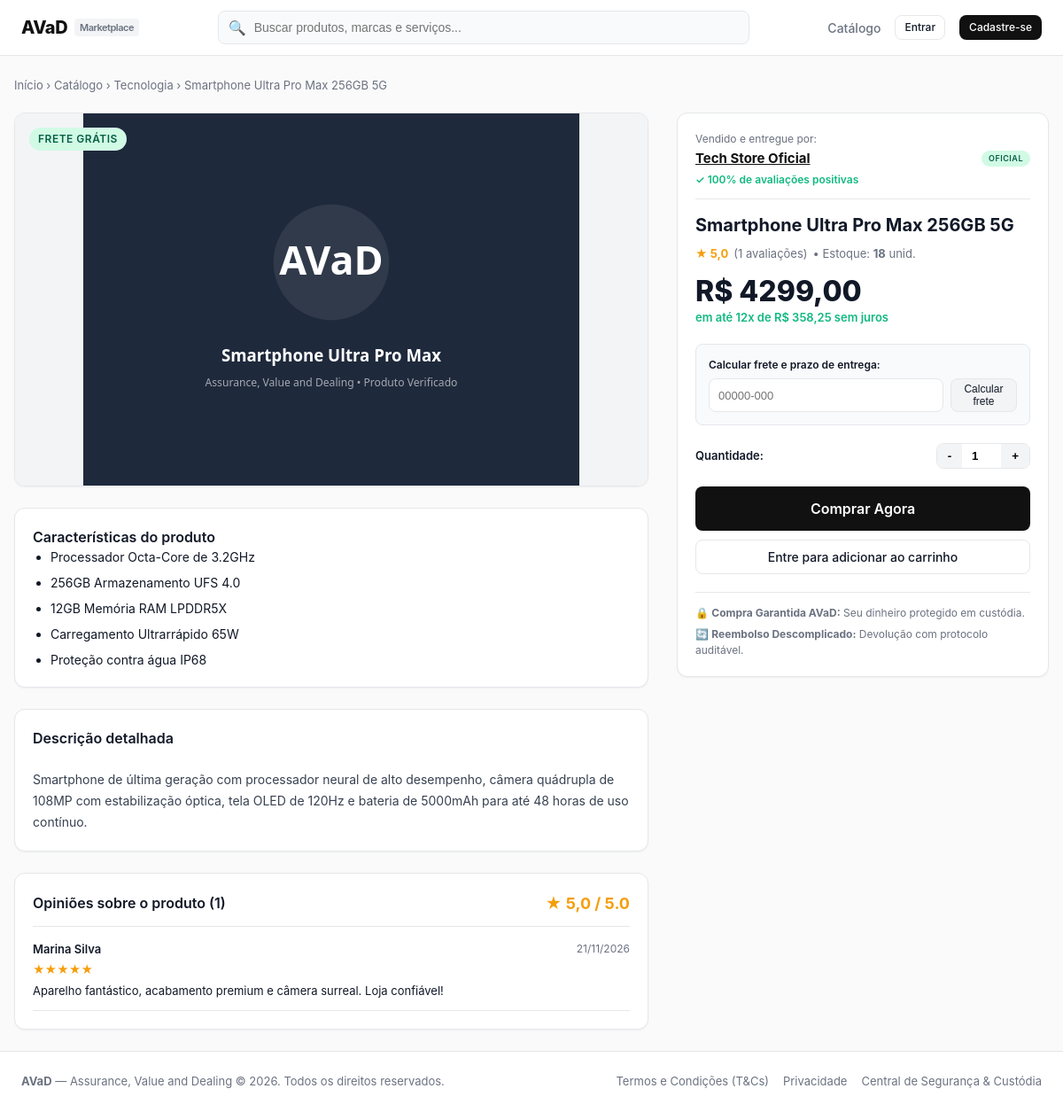
Screenshot of /catalog/product/1/ with the database file from the repository.
### catalog/models.py (models this page shows, shortened)
class Product(models.Model):
    vendedor = models.ForeignKey(User, on_delete=models.CASCADE, related_name='products')
    titulo = models.CharField(max_length=200)
    categoria = models.CharField(max_length=50, choices=CATEGORIAS)
    descricao = models.TextField()
    caracteristicas = models.TextField(blank=True, help_text='Uma característica por linha')
    preco = models.DecimalField(max_digits=10, decimal_places=2)
    estoque = models.PositiveIntegerField(default=0)
    imagem = models.ImageField(upload_to='products/', blank=True, null=True)
    frete_gratis = models.BooleanField(default=False)
    ativo = models.BooleanField(default=True)
    removido = models.BooleanField(default=False)  # anúncio removido pelo vendedor (some da loja e da lista)
    criado_em = models.DateTimeField(auto_now_add=True)
    class Meta:
        ordering = ['-criado_em']
    @property
    def parcelas_sem_juros(self):
        if self.preco >= 12:
            valor = f"{self.preco / 12:.2f}".replace('.', ',')
            return f"em até 12x de R$ {valor} sem juros"
        return ""

### orders/models.py (models this page shows, shortened)
class Review(models.Model):
    pedido = models.OneToOneField(Order, on_delete=models.CASCADE, related_name='review')
    comprador = models.ForeignKey(User, on_delete=models.CASCADE, related_name='reviews_feitas')
    vendedor = models.ForeignKey(User, on_delete=models.CASCADE, related_name='reviews_recebidas')
    nota_vendedor = models.IntegerField(default=0, choices=[(i, str(i)) for i in range(6)])
    comentario_vendedor = models.TextField(blank=True)
    nota_transporte = models.IntegerField(default=0, choices=[(i, str(i)) for i in range(6)])
    comentario_transporte = models.TextField(blank=True)
    criado_em = models.DateTimeField(auto_now_add=True)
    class Meta:
        ordering = ['-criado_em']

### accounts/models.py (models this page shows, shortened)
class UserProfile(models.Model):
    user = models.OneToOneField(User, on_delete=models.CASCADE, related_name='profile')
    nome = models.CharField(max_length=16)
    data_nascimento = models.DateField()
    cpf = models.CharField(max_length=14, unique=True)
    cnpj = models.CharField(max_length=18, blank=True, null=True, unique=True)
    tem_cnpj = models.BooleanField(default=False)
    email_verificado = models.BooleanField(default=False)
    is_mediador = models.BooleanField(default=False)
    conta_bancaria_bloqueada = models.BooleanField(default=False)
    suspenso = models.BooleanField(default=False)
    token_verificacao = models.CharField(max_length=64, blank=True, null=True)
    tipo_usuario = models.CharField(max_length=20, choices=[
        ('comprador', 'Comprador'),
        ('vendedor', 'Vendedor'),
        ('mediador', 'Mediador'),
    ], default='comprador')
    nome_loja = models.CharField(max_length=64, blank=True, null=True)
    @property
    def avaliacao_percentual(self):
        from orders.models import Review
        reviews = Review.objects.filter(vendedor=self.user)
        if not reviews.exists():
            return 0
        positivas = reviews.filter(nota_vendedor__gte=4).count()
        return round((positivas / reviews.count()) * 100)

### catalog/views.py (the view)
# urls.py: path('product/<int:pk>/', views.product_detail_view, name='product_detail'),
def product_detail_view(request, pk):
    product = get_object_or_404(Product, pk=pk, ativo=True)
    reviews = Review.objects.filter(pedido__produto=product)
    avg_note = reviews.aggregate(avg=Avg('nota_vendedor'))['avg'] or 0
    seller_profile = product.vendedor.profile if hasattr(product.vendedor, 'profile') else None
    return render(request, 'catalog/product_detail.html', {
        'product': product,
        'reviews': reviews,
        'avg_note': round(avg_note, 1),
        'total_reviews': reviews.count(),
        'seller_profile': seller_profile,
        'caracteristicas_list': [c.strip() for c in product.caracteristicas.split('\n') if c.strip()] if product.caracteristicas else [],
    })

### accounts/roles.py (called while the page is built)
def tipo_usuario(request):
    if not request.user.is_authenticated:
        return None
    tipo = request.session.get('tipo_usuario')
    return tipo if tipo in TIPOS else COMPRADOR

### accounts/templatetags/avad_filters.py (called while the page is built)
@register.filter
def stars_range(value):
    try:
        return range(int(value))
    except (ValueError, TypeError):
        return range(0)

### orders/context_processors.py (called while the page is built)
def cart_count(request):
    user = getattr(request, 'user', None)
    if user is None or not user.is_authenticated:
        return {'cart_count': 0}
    return {'cart_count': Cart(request).count()}

### templates/catalog/product_detail.html (shortened to what this page needs)
{% extends "base.html" %}
{% load avad_filters %}
{% block content %}
<div style="font-size: 13px; color: var(--text-muted); margin-bottom: 20px;">
  <a href="{% url 'home' %}">Início</a> &rsaquo;
  <a href="{% url 'catalog:product_list' %}">Catálogo</a> &rsaquo;
  <a href="{% url 'catalog:product_list' %}?categoria={{ product.categoria }}">{{ product.get_categoria_display }}</a> &rsaquo;
  <span>{{ product.titulo|truncatechars:40 }}</span>
</div>
<div style="display: grid; grid-template-columns: 1fr 420px; gap: 32px; align-items: start;">
  <div>
    <div class="card" style="padding: 0; overflow: hidden; margin-bottom: 24px;">
      <div style="position: relative; width: 100%; height: 420px; background-color: #F3F4F6; display: flex; align-items: center; justify-content: center;">
        {% if product.imagem %}
          <img src="{{ product.imagem.url }}" alt="{{ product.titulo }}" style="max-width: 100%; max-height: 100%; object-fit: contain;">
        {% else %}
          <div style="font-size: 16px; color: var(--text-muted);">Sem imagem cadastrada</div>
        {% endif %}
        {% if product.frete_gratis %}
          <span class="badge badge-success" style="position: absolute; top: 16px; left: 16px; font-size: 12px; padding: 4px 10px;">FRETE GRÁTIS</span>
        {% endif %}
      </div>
    </div>
    {% if caracteristicas_list %}
      <div class="card" style="margin-bottom: 24px;">
        <h3 class="card-title">Características do produto</h3>
        <ul style="padding-left: 20px; font-size: 14px; color: var(--text-main); display: flex; flex-direction: column; gap: 8px;">
          {% for c in caracteristicas_list %}
            <li>{{ c }}</li>
          {% endfor %}
        </ul>
      </div>
    {% endif %}
    <div class="card" style="margin-bottom: 24px;">
      <h3 class="card-title">Descrição detalhada</h3>
      <div style="font-size: 14px; line-height: 1.7; color: #374151; white-space: pre-line;">
        {{ product.descricao }}
      </div>
    </div>
    <div class="card">
      <div class="card-header">
        <h3 class="card-title">Opiniões sobre o produto ({{ total_reviews }})</h3>
        <div style="font-size: 18px; font-weight: 700; color: #F59E0B;">
          ★ {{ avg_note }} / 5.0
        </div>
      </div>
      {% if reviews %}
        <div style="display: flex; flex-direction: column; gap: 16px;">
          {% for r in reviews %}
            <div style="border-bottom: 1px solid var(--border-color); padding-bottom: 12px;">
              <div style="display: flex; justify-content: space-between; margin-bottom: 4px;">
                <span style="font-size: 13px; font-weight: 600;">{{ r.comprador.profile.nome|default:r.comprador.username }}</span>
                <span style="font-size: 12px; color: var(--text-muted);">{{ r.criado_em|date:"d/m/Y" }}</span>
              </div>
              <div style="color: #F59E0B; font-size: 13px; margin-bottom: 4px;">
                {% for i in r.nota_vendedor|stars_range %}★{% endfor %}
              </div>
              {% if r.comentario_vendedor %}
                <p style="font-size: 13px; color: var(--text-main);">{{ r.comentario_vendedor }}</p>
              {% endif %}
            </div>
          {% endfor %}
        </div>
      {% else %}
        <div style="font-size: 13px; color: var(--text-muted);">Ainda não há avaliações para este anúncio. Seja o primeiro a comprar!</div>
      {% endif %}
    </div>
  </div>
  <div>
    <div class="card" style="position: sticky; top: 80px;">
      <div style="margin-bottom: 16px; border-bottom: 1px solid var(--border-color); padding-bottom: 12px;">
        <div style="font-size: 12px; color: var(--text-muted); margin-bottom: 2px;">Vendido e entregue por:</div>
        <div style="display: flex; align-items: center; justify-content: space-between;">
          <a href="{% url 'accounts:seller_profile' product.vendedor.id %}" style="font-weight: 700; font-size: 15px; color: var(--primary); text-decoration: underline;">
            {{ seller_profile.nome_loja|default:seller_profile.nome|default:product.vendedor.username }}
          </a>
          {% if seller_profile.tem_cnpj %}
            <span class="badge badge-success" style="font-size: 9px;">OFICIAL</span>
          {% endif %}
        </div>
        <div style="font-size: 12px; color: #10B981; margin-top: 4px; font-weight: 600;">
          ✓ {{ seller_profile.avaliacao_percentual }}% de avaliações positivas
        </div>
      </div>
      <h1 style="font-size: 20px; font-weight: 700; line-height: 1.3; margin-bottom: 10px;">
        {{ product.titulo }}
      </h1>
      <div style="display: flex; align-items: center; gap: 6px; font-size: 13px; margin-bottom: 16px;">
        <span style="color: #F59E0B; font-weight: 700;">★ {{ avg_note }}</span>
        <span style="color: var(--text-muted);">({{ total_reviews }} avaliações)</span>
        <span style="color: var(--text-muted);">&bull; Estoque: <strong>{{ product.estoque }}</strong> unid.</span>
      </div>
      <div style="margin-bottom: 20px;">
        <div style="font-size: 32px; font-weight: 800; color: var(--text-main); line-height: 1;">
          R$ {{ product.preco }}
        </div>
        {% if product.parcelas_sem_juros %}
          <div style="font-size: 13px; color: #10B981; font-weight: 600; margin-top: 4px;">
            {{ product.parcelas_sem_juros }}
          </div>
        {% endif %}
      </div>
      <div style="background: #F9FAFB; border: 1px solid var(--border-color); border-radius: var(--radius-md); padding: 14px; margin-bottom: 20px;">
        <label for="input-cep-calc" style="font-size: 12px; font-weight: 600; display: block; margin-bottom: 6px;">
          Calcular frete e prazo de entrega:
        </label>
        <div style="display: flex; gap: 8px;">
          <input type="text" id="input-cep-calc" data-product-id="{{ product.id }}" placeholder="00000-000" maxlength="9" class="form-input" style="padding: 6px 10px; font-size: 13px;">
          <button type="button" id="btn-calc-frete" class="btn btn-secondary btn-sm">Calcular frete</button>
        </div>
      </div>
      {% if request.tipo_usuario and request.tipo_usuario != 'comprador' %}
        <div class="alert alert-info" style="margin-bottom: 20px;">
          <span>Você entrou como <strong>{{ request.tipo_usuario }}</strong>. Para comprar, saia da conta e entre novamente como comprador.</span>
        </div>
      {% else %}
      <div style="display: flex; align-items: center; justify-content: space-between; margin-bottom: 20px;">
        <span style="font-size: 13px; font-weight: 600;">Quantidade:</span>
        <div style="display: flex; align-items: center; border: 1px solid var(--border-color); border-radius: var(--radius-md); overflow: hidden;">
          <button type="button" id="qty-minus" style="padding: 6px 12px; background: #F3F4F6; border: none; cursor: pointer; font-weight: bold;">-</button>
          <input type="number" id="qty-input" name="qtd" form="form-add-cart" value="1" min="1" max="{{ product.estoque }}" style="width: 44px; text-align: center; border: none; outline: none; font-weight: 600;">
          <button type="button" id="qty-plus" style="padding: 6px 12px; background: #F3F4F6; border: none; cursor: pointer; font-weight: bold;">+</button>
        </div>
      </div>
      <div style="display: flex; flex-direction: column; gap: 10px;">
        {% if product.estoque > 0 %}
          <a href="{% url 'orders:checkout' product.id %}?qtd=1" id="btn-buy-now" data-base-href="{% url 'orders:checkout' product.id %}" class="btn btn-primary btn-lg btn-block">
            Comprar Agora
          </a>
          {% if user.is_authenticated %}
            <form id="form-add-cart" method="post" action="{% url 'orders:cart_add' product.id %}">
              {% csrf_token %}
            </form>
            <button type="submit" form="form-add-cart" class="btn btn-outline btn-block">
              Adicionar ao carrinho
            </button>
          {% else %}
            <a href="{% url 'accounts:login' %}" class="btn btn-outline btn-block">Entre para adicionar ao carrinho</a>
          {% endif %}
        {% else %}
          <button class="btn btn-secondary btn-lg btn-block" disabled>Produto Esgotado</button>
        {% endif %}
      </div>
      {% endif %}
      <div style="margin-top: 20px; border-top: 1px solid var(--border-color); padding-top: 14px; font-size: 12px; color: var(--text-muted); display: flex; flex-direction: column; gap: 6px;">
        <div>🔒 <strong>Compra Garantida AVaD:</strong> Seu dinheiro protegido em custódia.</div>
        <div>🔄 <strong>Reembolso Descomplicado:</strong> Devolução com protocolo auditável.</div>
      </div>
    </div>
  </div>
</div>
{% endblock %}

### static/css/style.css (style rules this page uses)
:root { --bg-main: #FAFAFA; --bg-card: #FFFFFF; --text-main: #111827; --text-muted: #6B7280; --border-color: #E5E7EB; --primary: #111111; --primary-hover: #000000; --accent-emerald: #10B981; --accent-blue: #2563EB; --sidebar-dark: #142621; --sidebar-text: #E2E8F0; --sidebar-muted: #94A3B8; --sidebar-active: #10B981; --danger: #EF4444; --warning: #F59E0B; --success: #10B981; --info: #3B82F6; --radius-sm: 4px; --radius-md: 8px; --radius-lg: 12px; --shadow-sm: 0 1px 2px 0 rgba(0, 0, 0, 0.05); --shadow-md: 0 4px 6px -1px rgba(0, 0, 0, 0.1); --shadow-lg: 0 10px 15px -3px rgba(0, 0, 0, 0.1); }
* { box-sizing: border-box; margin: 0; padding: 0; }
body { font-family: -apple-system, BlinkMacSystemFont, "Segoe UI", Roboto, Helvetica, Arial, sans-serif; background-color: var(--bg-main); color: var(--text-main); line-height: 1.5; min-height: 100vh; display: flex; flex-direction: column; }
a { color: inherit; text-decoration: none; }
.btn { display: inline-flex; align-items: center; justify-content: center; padding: 8px 16px; border-radius: var(--radius-md); font-size: 14px; font-weight: 500; cursor: pointer; transition: all 0.15s ease-in-out; border: 1px solid transparent; text-decoration: none; gap: 8px; }
.btn-primary { background-color: var(--primary); color: #FFFFFF; }
.btn-secondary { background-color: #F3F4F6; color: var(--text-main); border-color: var(--border-color); }
.btn-outline { background-color: transparent; border-color: var(--border-color); color: var(--text-main); }
.btn-sm { padding: 4px 10px; font-size: 12px; }
.btn-lg { padding: 12px 24px; font-size: 16px; font-weight: 600; }
.btn-block { width: 100%; }
.badge { display: inline-flex; align-items: center; padding: 2px 8px; border-radius: 9999px; font-size: 11px; font-weight: 600; text-transform: uppercase; letter-spacing: 0.5px; }
.badge-success { background-color: #D1FAE5; color: #065F46; }
.form-input, .form-select, textarea.form-input { width: 100%; padding: 10px 14px; border: 1px solid var(--border-color); border-radius: var(--radius-md); font-size: 14px; outline: none; transition: border-color 0.15s; background-color: #FFFFFF; }
.card { background-color: var(--bg-card); border: 1px solid var(--border-color); border-radius: var(--radius-lg); padding: 20px; box-shadow: var(--shadow-sm); }
.card-header { display: flex; align-items: center; justify-content: space-between; margin-bottom: 16px; padding-bottom: 12px; border-bottom: 1px solid var(--border-color); }
.card-title { font-size: 16px; font-weight: 600; }

### rows the page displays
Product: categoria "Tecnologia", titulo "Smartphone Ultra Pro Max 256GB 5G", imagem (picture), descricao "Smartphone de última geração com processador neural de alto desempenho, câmera quádrupla de 108MP com estabilização óptica, tela OLED de 120Hz e bateria de 5000mAh para até 48 horas de uso contínuo.", estoque "18", preco "4299,00", parcelas_sem_juros "em até 12x de R$ 358,25 sem juros"
Review: comprador.profile.nome "Marina Silva", criado_em "21/11/2026", comentario_vendedor "Aparelho fantástico, acabamento premium e câmera surreal. Loja confiável!"
UserProfile: nome_loja "Tech Store Oficial", avaliacao_percentual "100"

### other values shown
{{ c }} "Processador Octa-Core de 3.2GHz" "256GB Armazenamento UFS 4.0" "12GB Memória RAM LPDDR5X" "Carregamento Ultrarrápido 65W" "Proteção contra água IP68"
{{ total_reviews }} "1"
{{ avg_note }} "5,0"
